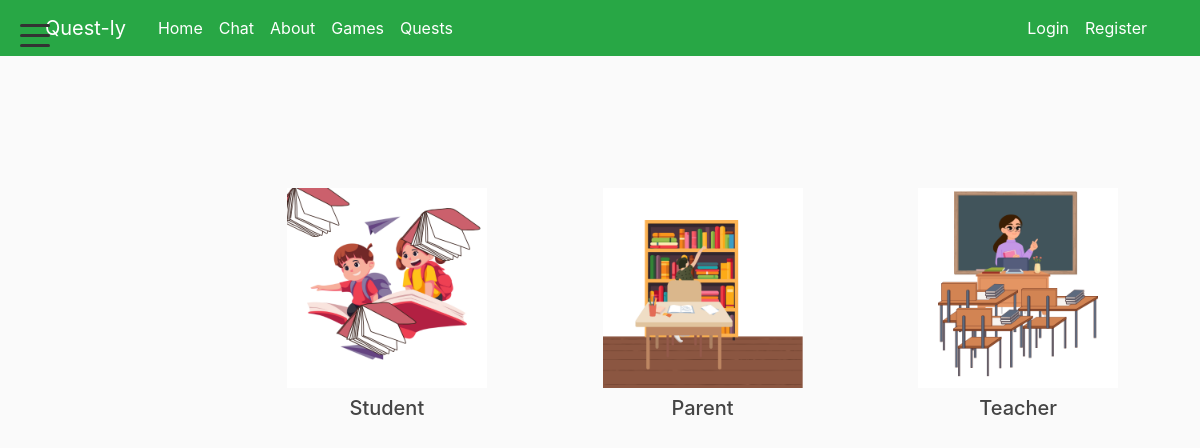
The page /users/register/ on the database its author committed.
### users/models.py (models this page shows, shortened)
class LoginRole(models.Model):
    ROLE_CHOICES = [
        ('teacher', 'Teacher'),
        ('parent', 'Parent'),
        ('student', 'Student'),
    ]
    name = models.CharField(max_length=20, choices=ROLE_CHOICES, unique=True)
    image = models.ImageField(upload_to='login_roles/')

### users/views.py (the view)
# urls.py: path('register/', views.register, name='register'),
def register(request, role=None):
    if request.method == 'POST':
        form = UserRegisterForm(request.POST)
        if form.is_valid():
            user = form.save()
            user.refresh_from_db()
            user.profile.user_type = form.cleaned_data.get('user_type')
            user.profile.grade = form.cleaned_data.get('grade') or ''
            user.profile.save()
            if user.profile.user_type == 'student':
                parent_email = form.cleaned_data.get('parent_email')
                if parent_email:
                    import secrets
                    code = ''.join(secrets.choice('0123456789') for _ in range(4))
                    StudentLoginCode.objects.create(user=user, parent_email=parent_email, code=code)
            messages.success(request, f'your account has been created! You are now able to log in')
            return redirect('login')
        if role:
            return render(request, 'users/register_form.html', {'form': form, 'role': role})
        else:
            roles = LoginRole.objects.all()
            return render(request, 'users/register.html', {'roles': roles, 'form': form})
    else:
        if role:
            initial = {'user_type': role}
            form = UserRegisterForm(initial=initial)
            return render(request, 'users/register_form.html', {'form': form, 'role': role})
        form = UserRegisterForm()
        roles = LoginRole.objects.all()
        return render(request, 'users/register.html', {'roles': roles})

### blog/context_processors.py (called while the page is built)
def all_courses(request):
    try:
        courses = Course.objects.all()
    except Exception:
        courses = []
    return {'all_courses': courses}

### blog/models.py (called while the page is built)
    def get_absolute_url(self):
        return reverse('task-detail', kwargs={'task_id': self.pk})

### blog/templatetags/custom_filters.py (called while the page is built)
@register.filter(name='is_not_student')
def is_not_student(user):
    try:
        if not getattr(user, 'is_authenticated', False):
            return True
        if user.groups.filter(name='Student').exists():
            return False
        if hasattr(user, 'profile') and getattr(user.profile, 'user_type', None) == 'student':
            return False
        return True
    except Exception:
        return True

### users/templates/users/register.html
{% extends "blog/base.html" %}
{% load static %}
{% block content %}
<div class="container d-flex justify-content-center align-items-center" style="min-height:60vh;">
    <div class="row w-100 justify-content-center">
        {% for role in roles %}
        <div class="col-md-4 mb-4 text-center">
            <a href="{% url 'register-role' role.name %}" class="d-block">
                <img src="{{ role.image.url }}" alt="{{ role.get_name_display }}" style="height:200px; width:auto; max-width:100%; object-fit:contain;">
                <h5 class="mt-2">{{ role.get_name_display }}</h5>
            </a>
        </div>
        {% endfor %}
    </div>
</div>
{% endblock content %}

### blog/static/blog/main.css (style rules this page uses)
body { background: #fafafa; color: #333333; margin-top: 5rem; }
h1, h2, h3, h4, h5, h6 { color: #444444; }

### rows shown on the page
LoginRole: image (picture), name "Student"
LoginRole: image (picture), name "Parent"
LoginRole: image (picture), name "Teacher"
